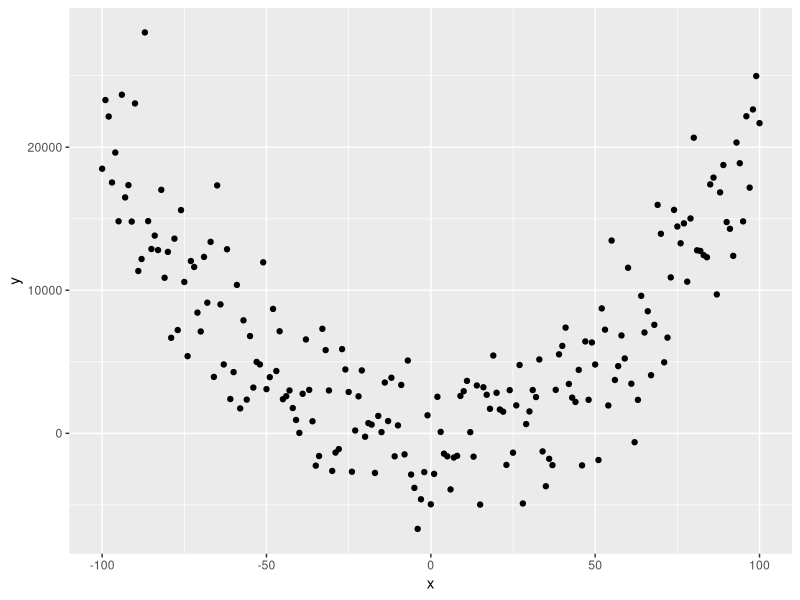

Generate this figure with R:
# Hello, this is a test of git
library(tidyverse)

x <- seq(-100, 100)
y <- 2*(x^2)
error <- rnorm(length(x), mean = 0, sd = mean(y)/2)

plot_dat <- tibble(x = x, y = y + error)

ggplot(data = plot_dat,
       mapping = aes(x = x, y = y)) +
  geom_point()
